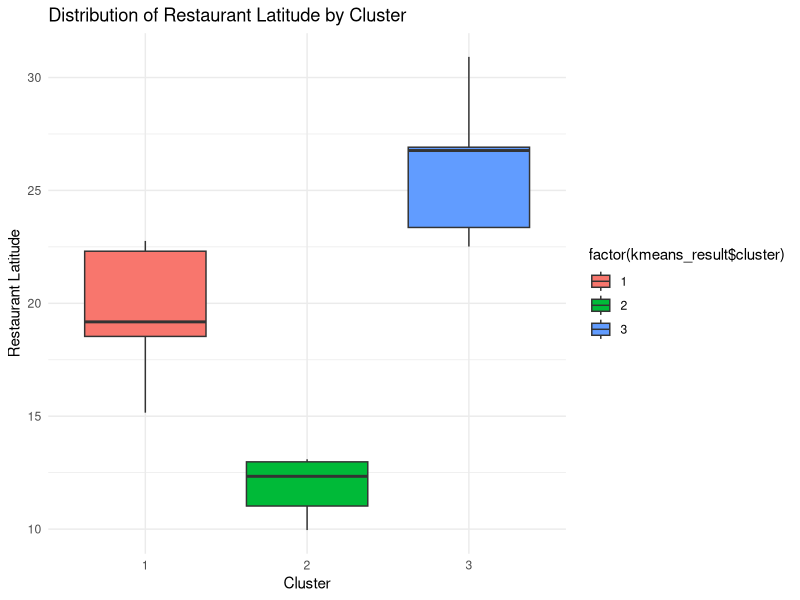
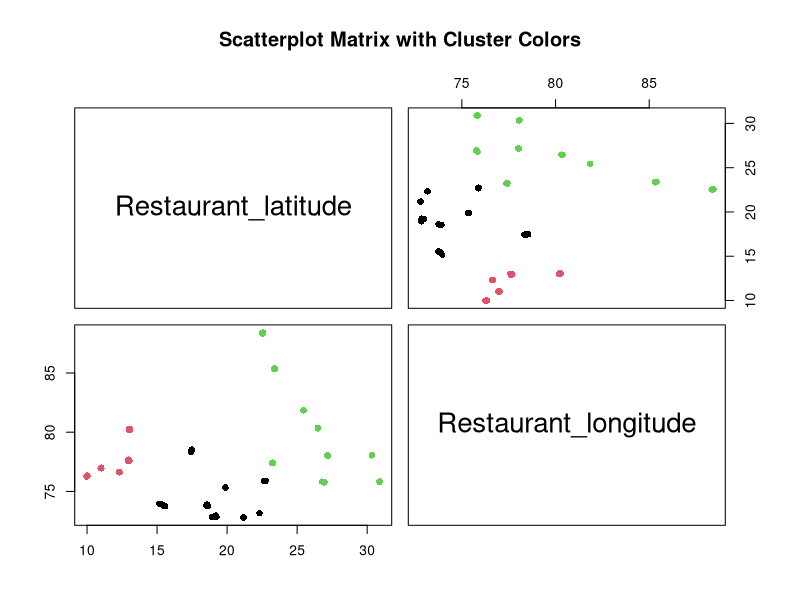

Write R code to recreate these figures, in order.
install.packages(c("cluster", "ggplot2", "dplyr"))
library(cluster)
library(ggplot2)
library(dplyr)

# Read the data and set the working directory
setwd("C:/Users/Surface/Documents/Machine Learning 1")
data <- read.csv("deliverytime.csv")

# Data Preparation
features <- data[, c("Restaurant_latitude", "Restaurant_longitude")]

# Handle outliers for further process
handle_outliers <- function(data, threshold = 3) {
  z_scores <- scale(data)
  outliers <- which(abs(z_scores) > threshold, arr.ind = TRUE)

  data <- data[-outliers[,1], ]
  
  return(data)
}

# Handle outliers in the features
features_no_outliers <- handle_outliers(features)

k <- 3

# Run k-means on data without outliers
kmeans_result <- kmeans(features_no_outliers, centers = k)

# Evaluation (CRISP-DM)
print("Cluster Centers:")
print(kmeans_result$centers)

# Display cluster assignments 
print("Cluster Assignments:")
print(kmeans_result$cluster)

# Boxplot to visualize the distribution 
ggplot(data = as.data.frame(features_no_outliers), aes(x = factor(kmeans_result$cluster), y = Restaurant_latitude, fill = factor(kmeans_result$cluster))) +
  geom_boxplot() +
  labs(title = "Distribution of Restaurant Latitude by Cluster", x = "Cluster", y = "Restaurant Latitude") +
  theme_minimal()

# Scatterplot Matrix to visualize relationships between variables
pairs(features_no_outliers, col = kmeans_result$cluster, pch = 16, main = "Scatterplot Matrix with Cluster Colors")


